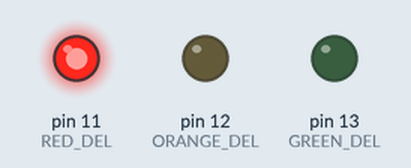
Simulated run of this sketch. Board: Arduino Uno, built with avr-gcc and run on an emulated ATmega328P. Shown: output pins drawn as LEDs (lit = HIGH).

Above: at 6.0 s.
At 16.0 s:
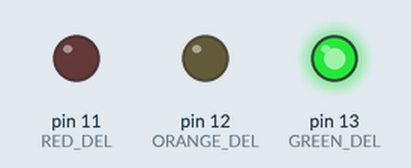
At 21.5 s:
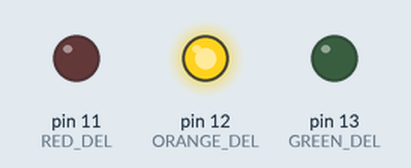
Timing chart, 0 to 29.9 s (numbered marks = the images above):
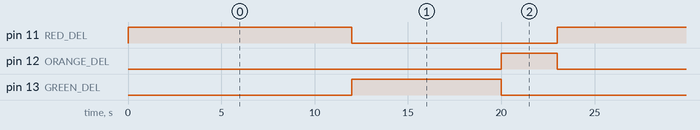

The sketch:

sketch_session_3.ino
```cpp
#define RED_DEL 11
#define ORANGE_DEL 12
#define GREEN_DEL 13

void setup() {
  // put your setup code here, to run once:
  pinMode(RED_DEL, OUTPUT);
  pinMode(ORANGE_DEL, OUTPUT);
  pinMode(GREEN_DEL, OUTPUT);
}

void loop() {
  // put your main code here, to run repeatedly:
  digitalWrite(RED_DEL, HIGH);
  delay(12000);
  digitalWrite(RED_DEL, LOW);
  digitalWrite(GREEN_DEL, HIGH);
  delay(8000);
  digitalWrite(GREEN_DEL, LOW);
  digitalWrite(ORANGE_DEL, HIGH);
  delay(3000);
  digitalWrite(ORANGE_DEL, LOW);

}
```

Measured:
- by itself, pin 11 (RED_DEL): alternates HIGH for 12.0 s and LOW for 11.0 s
- by itself, pin 12 (ORANGE_DEL): alternates HIGH for 3.0 s and LOW for 20.0 s
- by itself, pin 13 (GREEN_DEL): alternates HIGH for 8.0 s and LOW for 15.0 s
